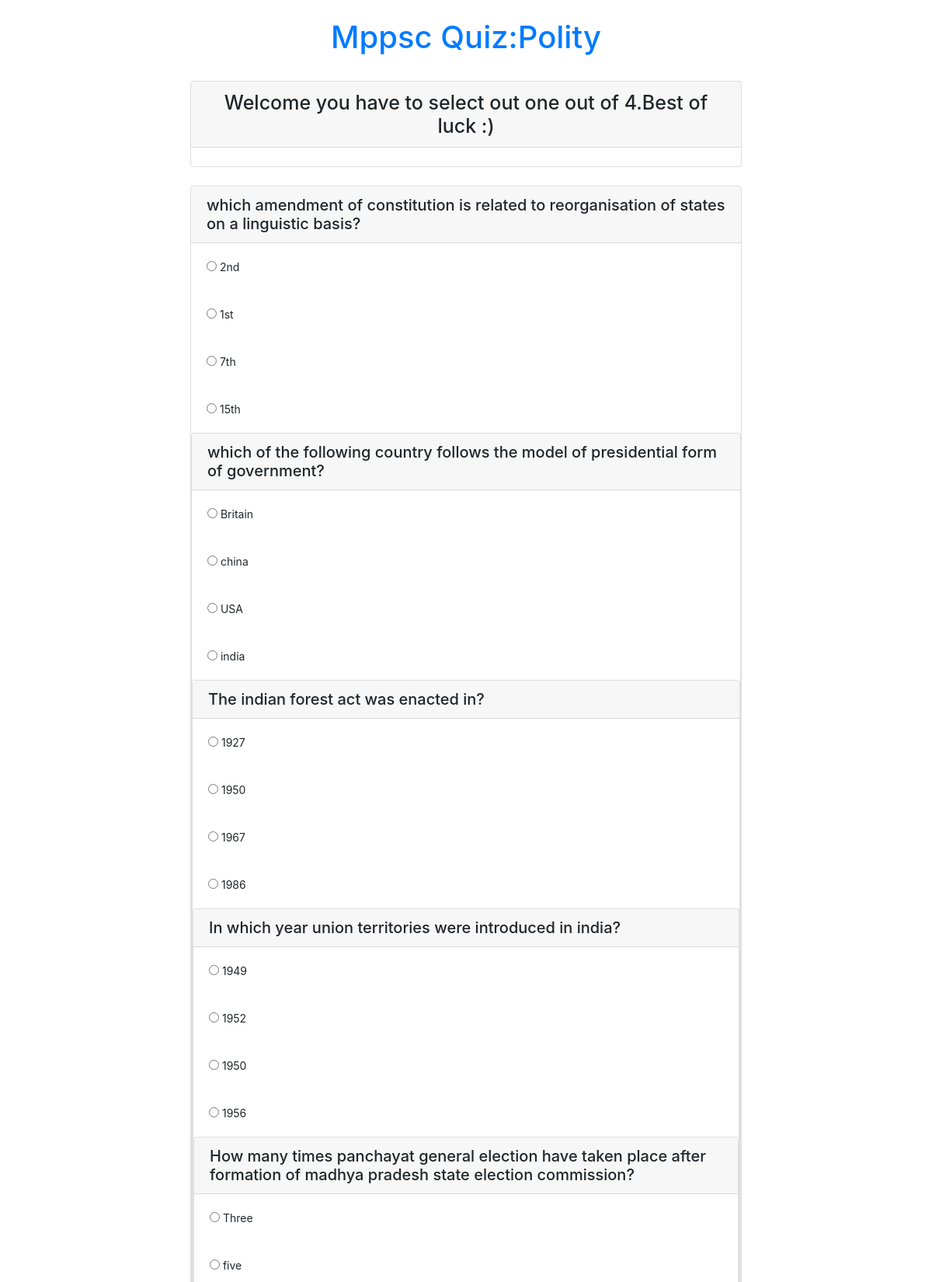
The app's page /politytest.php (upper part) with its own data.
### tables this page shows
CREATE TABLE `polity` (
  `qid` int(250) NOT NULL,
  `question` varchar(250) DEFAULT NULL,
  `ans_id` varchar(250) DEFAULT NULL
);

CREATE TABLE `panswers` (
  `aid` int(250) NOT NULL,
  `answer` varchar(250) DEFAULT NULL,
  `ans_id` varchar(250) DEFAULT NULL
);

### politytest.php (the view, shortened to what this page needs)
<?php
    include ('kuki/config.php');
?>
<!DOCTYPE html>
<html lang="en">
<head>
  <link rel="stylesheet" href="https://cdn.jsdelivr.net/npm/bootstrap@4.6.1/dist/css/bootstrap.min.css">
</head>
<body  >
    <div class="container">
        <br><h1 class="text-center text-primary" >Mppsc Quiz:Polity</h1></br>
    <div class="col-lg-8 m-auto d-block">
        <div class="card">
        <h3 class="text-center card-header" style="font-size:25px">Welcome <?php echo $_SESSION['textnames']; ?> you have to select out one out of 4.Best of luck :)</h1></br>
        </div><br>
    <form action="presult.php" method="post" >
        <?php
           for($i=1;$i<11;$i++)
           {
           $que="select * from polity where qid=$i";
           $query =mysqli_query($conn,$que);
              while( $rows=mysqli_fetch_array($query))
                {
                    ?>
                    <div class="card">
                         <h4 class="card-header" style="font-size:20px"><?php echo $rows["question"];?></h4>
                         <?php
                             $que="select * from panswers where ans_id=$i";
                             $query =mysqli_query($conn,$que);
                                while( $rows=mysqli_fetch_array($query))
                                  {
                         ?>
                                    <div class="card-body" style="font-size:14px">
                                          <input type="radio" name="quizcheak[<?php echo $rows['ans_id']?>]" value="<?php echo $rows['aid'];?>">
                                          <?php echo $rows['answer'];?>
                                      </div>
               <?php
                }
            }
            }
              ?>
            <a class="btn btn-success m-auto d-block" href="kuki/log-out.php" style="background-color:maroon;" >LOGOUT</a></div>
    </form>
    </div>
    </div>
</body>
</html>

### records on screen
polity: question "which amendment of constitution is related to reorganisation of states on a linguistic basis?"
panswers: answer "2nd"
panswers: answer "1st"
panswers: answer "7th"
panswers: answer "15th"
polity: question "which of the following country follows the model of presidential form of government?"
panswers: answer "Britain"
panswers: answer "china"
panswers: answer "USA"
panswers: answer "india"
polity: question "The indian forest act was enacted in?"
panswers: answer "1927"
panswers: answer "1950"
panswers: answer "1967"
panswers: answer "1986"
polity: question "In which year union territories were introduced in india?"
panswers: answer "1949"
panswers: answer "1952"
panswers: answer "1950"
panswers: answer "1956"
polity: question "How many times panchayat general election have taken place after formation of madhya pradesh state election commission?"
panswers: answer "Three"
panswers: answer "five"
